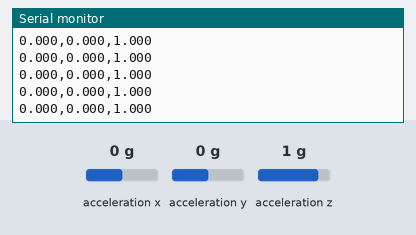
A sketch run on a simulated Arduino Nano 33 BLE. Shown: the last lines printed to the serial monitor. The test bench sets the inputs (shaded band); at power-on: acceleration x 0 g, acceleration y 0 g, acceleration z 1 g.

Above: at 2.7 s.
2.8 s: acceleration x set to -1.4 g
At 2.93 s:
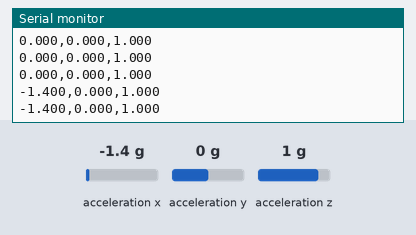
4.3 s: acceleration y set to -1.4 g
At 4.35 s:
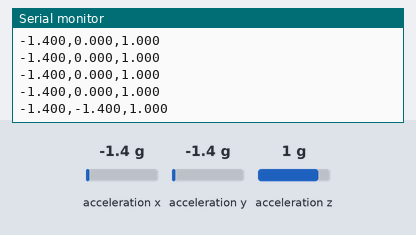
5.8 s: acceleration z set to -1.4 g
At 5.87 s:
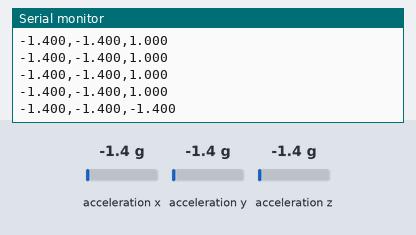

Measured:
- after the input at 2.8 s, the serial monitor: prints a new line at once (image 1)
- after the input at 4.3 s, the serial monitor: prints a new line at once (image 2)
- after the input at 5.8 s, the serial monitor: prints a new line after 0.06 s (image 3)

The sketch:

lab2task6a.ino
```cpp
#include <Arduino_BMI270_BMM150.h>

void setup() {
  Serial.begin(115200);
  delay(1500);

  if (!IMU.begin()) {
    Serial.println("Failed to initialize IMU.");
    while(1);
  }

  Serial.println("Accelerometer test started");
  Serial.println("ax,ay,az");
}

void loop() {
  float x, y, z;

  if (IMU.accelerationAvailable()) {
    IMU.readAcceleration(x, y, z);
    Serial.print(x, 3);
    Serial.print(",");
    Serial.print(y, 3);
    Serial.print(",");
    Serial.println(z, 3);
  }

  delay(100);
}
```
